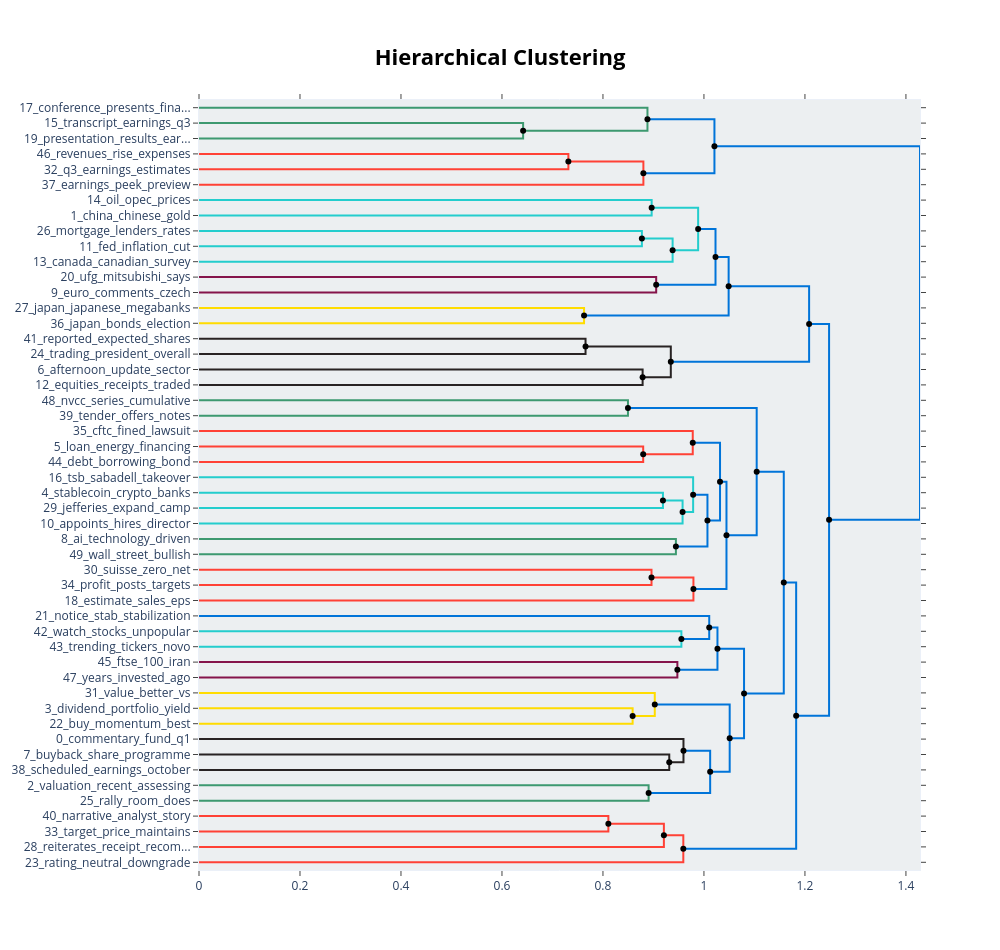

The notebook cell saved with this chart:
### Code cell
hierarchical_topics = topic_model.hierarchical_topics(train_docs)
fig = topic_model.visualize_hierarchy(hierarchical_topics=hierarchical_topics)
fig.show()

print("💡 This shows the hierarchical structure of topics")

### Figure 1 — Plotly figure (JSON) as saved in the notebook; plotly's stock layout.template omitted (floating-point values rounded to 4 significant figures)
{"data": [{"hoverinfo": "text", "marker": {"color": "rgb(61,153,112)"}, "mode": "lines", "text": ["transcript_earnings_q3_2025_plc", "", "", "presentation_results_earnings_q2_genworth"], "type": "scatter", "x": [0.0, 0.6419, 0.6419, 0.0], "xaxis": "x", "y": [-15.0, -15.0, -25.0, -25.0], "yaxis": "y"}, {"hoverinfo": "text", "marker": {"color": "rgb(61,153,112)"}, "mode": "lines", "text": ["conference_presents_financials_transcript_annual", "", "", "transcript_earnings_presentation_results_q3"], "type": "scatter", "x": [0.0, 0.8881, 0.8881, 0.6419], "xaxis": "x", "y": [-5.0, -5.0, -20.0, -20.0], "yaxis": "y"}, {"hoverinfo": "text", "marker": {"color": "rgb(255,65,54)"}, "mode": "lines", "text": ["revenues_rise_expenses_earnings_unibanco", "", "", "q3_earnings_estimates_revenue_voya"], "type": "scatter", "x": [0.0, 0.7315, 0.7315, 0.0], "xaxis": "x", "y": [-35.0, -35.0, -45.0, -45.0], "yaxis": "y"}, {"hoverinfo": "text", "marker": {"color": "rgb(255,65,54)"}, "mode": "lines", "text": ["revenues_earnings_q3_rise_expenses", "", "", "earnings_peek_preview_future_solid"], "type": "scatter", "x": [0.7315, 0.8801, 0.8801, 0.0], "xaxis": "x", "y": [-40.0, -40.0, -55.0, -55.0], "yaxis": "y"}, {"hoverinfo": "text", "marker": {"color": "rgb(0,116,217)"}, "mode": "lines", "text": ["transcript_conference_earnings_presents_presentation", "", "", "earnings_revenues_q3_rise_estimates"], "type": "scatter", "x": [0.8881, 1.021, 1.021, 0.8801], "xaxis": "x", "y": [-12.5, -12.5, -47.5, -47.5], "yaxis": "y"}, {"hoverinfo": "text", "marker": {"color": "rgb(35,205,205)"}, "mode": "lines", "text": ["oil_opec_prices_russian_supply", "", "", "china_chinese_gold_stimulus_pboc"], "type": "scatter", "x": [0.0, 0.8964, 0.8964, 0.0], "xaxis": "x", "y": [-65.0, -65.0, -75.0, -75.0], "yaxis": "y"}, {"hoverinfo": "text", "marker": {"color": "rgb(35,205,205)"}, "mode": "lines", "text": ["mortgage_lenders_rates_england_nationwide", "", "", "fed_inflation_cut_yields_treasury"], "type": "scatter", "x": [0.0, 0.8771, 0.8771, 0.0], "xaxis": "x", "y": [-85.0, -85.0, -95.0, -95.0], "yaxis": "y"}, {"hoverinfo": "text", "marker": {"color": "rgb(35,205,205)"}, "mode": "lines", "text": ["mortgage_rates_fed_lenders_cut", "", "", "canada_canadian_survey_canadians_finds"], "type": "scatter", "x": [0.8771, 0.938, 0.938, 0.0], "xaxis": "x", "y": [-90.0, -90.0, -105.0, -105.0], "yaxis": "y"}, {"hoverinfo": "text", "marker": {"color": "rgb(35,205,205)"}, "mode": "lines", "text": ["china_oil_chinese_gold_stimulus", "", "", "mortgage_rates_fed_cut_lenders"], "type": "scatter", "x": [0.8964, 0.9885, 0.9885, 0.938], "xaxis": "x", "y": [-70.0, -70.0, -97.5, -97.5], "yaxis": "y"}, {"hoverinfo": "text", "marker": {"color": "rgb(133,20,75)"}, "mode": "lines", "text": ["ufg_mitsubishi_says_yen_zealand", "", "", "euro_comments_czech_zloty_koruna"], "type": "scatter", "x": [0.0, 0.9054, 0.9054, 0.0], "xaxis": "x", "y": [-115.0, -115.0, -125.0, -125.0], "yaxis": "y"}, {"hoverinfo": "text", "marker": {"color": "rgb(0,116,217)"}, "mode": "lines", "text": ["china_oil_chinese_mortgage_gold", "", "", "euro_comments_ufg_mitsubishi_czech"], "type": "scatter", "x": [0.9885, 1.023, 1.023, 0.9054], "xaxis": "x", "y": [-83.75, -83.75, -120.0, -120.0], "yaxis": "y"}, {"hoverinfo": "text", "marker": {"color": "rgb(255,220,0)"}, "mode": "lines", "text": ["japan_japanese_megabanks_higher_party", "", "", "japan_bonds_election_bond_auction"], "type": "scatter", "x": [0.0, 0.7625, 0.7625, 0.0], "xaxis": "x", "y": [-135.0, -135.0, -145.0, -145.0], "yaxis": "y"}, {"hoverinfo": "text", "marker": {"color": "rgb(0,116,217)"}, "mode": "lines", "text": ["china_comments_oil_euro_ufg", "", "", "japan_japanese_megabanks_bonds_election"], "type": "scatter", "x": [1.023, 1.049, 1.049, 0.7625], "xaxis": "x", "y": [-101.9, -101.9, -140.0, -140.0], "yaxis": "y"}, {"hoverinfo": "text", "marker": {"color": "rgb(40,35,35)"}, "mode": "lines", "text": ["reported_expected_shares_trading_better", "", "", "trading_president_overall_lower_shares"], "type": "scatter", "x": [0.0, 0.7655, 0.7655, 0.0], "xaxis": "x", "y": [-155.0, -155.0, -165.0, -165.0], "yaxis": "y"}, {"hoverinfo": "text", "marker": {"color": "rgb(40,35,35)"}, "mode": "lines", "text": ["afternoon_update_sector_financial_stocks", "", "", "equities_receipts_traded_american_depositary"], "type": "scatter", "x": [0.0, 0.8785, 0.8785, 0.0], "xaxis": "x", "y": [-175.0, -175.0, -185.0, -185.0], "yaxis": "y"}, {"hoverinfo": "text", "marker": {"color": "rgb(40,35,35)"}, "mode": "lines", "text": ["trading_shares_lower_higher_reported", "", "", "traded_afternoon_update_equities_receipts"], "type": "scatter", "x": [0.7655, 0.9344, 0.9344, 0.8785], "xaxis": "x", "y": [-160.0, -160.0, -180.0, -180.0], "yaxis": "y"}, {"hoverinfo": "text", "marker": {"color": "rgb(0,116,217)"}, "mode": "lines", "text": ["china_comments_oil_euro_rates", "", "", "trading_traded_afternoon_update_sector"], "type": "scatter", "x": [1.049, 1.208, 1.208, 0.9344], "xaxis": "x", "y": [-120.9, -120.9, -170.0, -170.0], "yaxis": "y"}, {"hoverinfo": "text", "marker": {"color": "rgb(61,153,112)"}, "mode": "lines", "text": ["nvcc_series_cumulative_preferred_reset", "", "", "tender_offers_notes_cash_announces"], "type": "scatter", "x": [0.0, 0.8495, 0.8495, 0.0], "xaxis": "x", "y": [-195.0, -195.0, -205.0, -205.0], "yaxis": "y"}, {"hoverinfo": "text", "marker": {"color": "rgb(255,65,54)"}, "mode": "lines", "text": ["loan_energy_financing_secures_debt", "", "", "debt_borrowing_bond_treasury_trillion"], "type": "scatter", "x": [0.0, 0.8797, 0.8797, 0.0], "xaxis": "x", "y": [-225.0, -225.0, -235.0, -235.0], "yaxis": "y"}, {"hoverinfo": "text", "marker": {"color": "rgb(255,65,54)"}, "mode": "lines", "text": ["cftc_fined_lawsuit_compliance_1mdb", "", "", "loan_debt_energy_financing_secures"], "type": "scatter", "x": [0.0, 0.9778, 0.9778, 0.8797], "xaxis": "x", "y": [-215.0, -215.0, -230.0, -230.0], "yaxis": "y"}, {"hoverinfo": "text", "marker": {"color": "rgb(35,205,205)"}, "mode": "lines", "text": ["stablecoin_crypto_banks_major_swift", "", "", "jefferies_expand_camp_investment_strategic"], "type": "scatter", "x": [0.0, 0.9188, 0.9188, 0.0], "xaxis": "x", "y": [-255.0, -255.0, -265.0, -265.0], "yaxis": "y"}, {"hoverinfo": "text", "marker": {"color": "rgb(35,205,205)"}, "mode": "lines", "text": ["stablecoin_crypto_banks_major_swift", "", "", "appoints_hires_director_senior_executive"], "type": "scatter", "x": [0.9188, 0.9577, 0.9577, 0.0], "xaxis": "x", "y": [-260.0, -260.0, -275.0, -275.0], "yaxis": "y"}, {"hoverinfo": "text", "marker": {"color": "rgb(35,205,205)"}, "mode": "lines", "text": ["tsb_sabadell_takeover_bbva_sale", "", "", "stablecoin_crypto_appoints_banks_hires"], "type": "scatter", "x": [0.0, 0.9786, 0.9786, 0.9577], "xaxis": "x", "y": [-245.0, -245.0, -267.5, -267.5], "yaxis": "y"}, {"hoverinfo": "text", "marker": {"color": "rgb(61,153,112)"}, "mode": "lines", "text": ["ai_technology_driven_innovation_joins", "", "", "wall_street_bullish_bulls_contained"], "type": "scatter", "x": [0.0, 0.9444, 0.9444, 0.0], "xaxis": "x", "y": [-285.0, -285.0, -295.0, -295.0], "yaxis": "y"}, {"hoverinfo": "text", "marker": {"color": "rgb(0,116,217)"}, "mode": "lines", "text": ["stablecoin_tsb_crypto_sabadell_appoints", "", "", "ai_wall_street_technology_driven"], "type": "scatter", "x": [0.9786, 1.007, 1.007, 0.9444], "xaxis": "x", "y": [-256.2, -256.2, -290.0, -290.0], "yaxis": "y"}, {"hoverinfo": "text", "marker": {"color": "rgb(0,116,217)"}, "mode": "lines", "text": ["loan_debt_million_energy_billion", "", "", "ai_stablecoin_tsb_crypto_sabadell"], "type": "scatter", "x": [0.9778, 1.032, 1.032, 1.007], "xaxis": "x", "y": [-222.5, -222.5, -273.1, -273.1], "yaxis": "y"}, {"hoverinfo": "text", "marker": {"color": "rgb(255,65,54)"}, "mode": "lines", "text": ["suisse_zero_net_banking_integration", "", "", "profit_posts_targets_rote_2028"], "type": "scatter", "x": [0.0, 0.8961, 0.8961, 0.0], "xaxis": "x", "y": [-305.0, -305.0, -315.0, -315.0], "yaxis": "y"}, {"hoverinfo": "text", "marker": {"color": "rgb(255,65,54)"}, "mode": "lines", "text": ["profit_net_suisse_zero_targets", "", "", "estimate_sales_eps_beats_adj"], "type": "scatter", "x": [0.8961, 0.9792, 0.9792, 0.0], "xaxis": "x", "y": [-310.0, -310.0, -325.0, -325.0], "yaxis": "y"}, {"hoverinfo": "text", "marker": {"color": "rgb(0,116,217)"}, "mode": "lines", "text": ["ai_stablecoin_billion_tsb_debt", "", "", "estimate_sales_eps_beats_adj"], "type": "scatter", "x": [1.032, 1.045, 1.045, 0.9792], "xaxis": "x", "y": [-247.8, -247.8, -317.5, -317.5], "yaxis": "y"}, {"hoverinfo": "text", "marker": {"color": "rgb(0,116,217)"}, "mode": "lines", "text": ["nvcc_series_announces_notes_tender", "", "", "estimate_ai_sales_eps_stablecoin"], "type": "scatter", "x": [0.8495, 1.104, 1.104, 1.045], "xaxis": "x", "y": [-200.0, -200.0, -282.7, -282.7], "yaxis": "y"}, {"hoverinfo": "text", "marker": {"color": "rgb(35,205,205)"}, "mode": "lines", "text": ["watch_stocks_unpopular_astrazeneca_microsoft", "", "", "trending_tickers_novo_nordisk_snowflake"], "type": "scatter", "x": [0.0, 0.9553, 0.9553, 0.0], "xaxis": "x", "y": [-345.0, -345.0, -355.0, -355.0], "yaxis": "y"}, {"hoverinfo": "text", "marker": {"color": "rgb(0,116,217)"}, "mode": "lines", "text": ["notice_stab_stabilization_primary_pre", "", "", "trending_tickers_watch_astrazeneca_apple"], "type": "scatter", "x": [0.0, 1.01, 1.01, 0.9553], "xaxis": "x", "y": [-335.0, -335.0, -350.0, -350.0], "yaxis": "y"}, {"hoverinfo": "text", "marker": {"color": "rgb(133,20,75)"}, "mode": "lines", "text": ["ftse_100_iran_live_nerves", "", "", "years_invested_ago_today_worth"], "type": "scatter", "x": [0.0, 0.9474, 0.9474, 0.0], "xaxis": "x", "y": [-365.0, -365.0, -375.0, -375.0], "yaxis": "y"}, {"hoverinfo": "text", "marker": {"color": "rgb(0,116,217)"}, "mode": "lines", "text": ["stab_notice_stabilization_trending_tickers", "", "", "ftse_years_invested_100_ago"], "type": "scatter", "x": [1.01, 1.027, 1.027, 0.9474], "xaxis": "x", "y": [-342.5, -342.5, -370.0, -370.0], "yaxis": "y"}, {"hoverinfo": "text", "marker": {"color": "rgb(255,220,0)"}, "mode": "lines", "text": ["dividend_portfolio_yield_10_stocks", "", "", "buy_momentum_best_oct_stocks"], "type": "scatter", "x": [0.0, 0.8588, 0.8588, 0.0], "xaxis": "x", "y": [-395.0, -395.0, -405.0, -405.0], "yaxis": "y"}, {"hoverinfo": "text", "marker": {"color": "rgb(255,220,0)"}, "mode": "lines", "text": ["value_better_vs_stock_right", "", "", "dividend_stocks_portfolio_buy_yield"], "type": "scatter", "x": [0.0, 0.9026, 0.9026, 0.8588], "xaxis": "x", "y": [-385.0, -385.0, -400.0, -400.0], "yaxis": "y"}, {"hoverinfo": "text", "marker": {"color": "rgb(40,35,35)"}, "mode": "lines", "text": ["buyback_share_programme_voting_rights", "", "", "scheduled_earnings_october_29_2025"], "type": "scatter", "x": [0.0, 0.9313, 0.9313, 0.0], "xaxis": "x", "y": [-425.0, -425.0, -435.0, -435.0], "yaxis": "y"}, {"hoverinfo": "text", "marker": {"color": "rgb(40,35,35)"}, "mode": "lines", "text": ["commentary_fund_q1_international_2025", "", "", "buyback_scheduled_share_programme_voting"], "type": "scatter", "x": [0.0, 0.9594, 0.9594, 0.9313], "xaxis": "x", "y": [-415.0, -415.0, -430.0, -430.0], "yaxis": "y"}, {"hoverinfo": "text", "marker": {"color": "rgb(61,153,112)"}, "mode": "lines", "text": ["valuation_recent_assessing_share_dbk", "", "", "rally_room_does_signal_meme"], "type": "scatter", "x": [0.0, 0.8904, 0.8904, 0.0], "xaxis": "x", "y": [-445.0, -445.0, -455.0, -455.0], "yaxis": "y"}, {"hoverinfo": "text", "marker": {"color": "rgb(0,116,217)"}, "mode": "lines", "text": ["commentary_fund_2025_q1_international", "", "", "valuation_recent_rally_share_assessing"], "type": "scatter", "x": [0.9594, 1.012, 1.012, 0.8904], "xaxis": "x", "y": [-422.5, -422.5, -450.0, -450.0], "yaxis": "y"}, {"hoverinfo": "text", "marker": {"color": "rgb(0,116,217)"}, "mode": "lines", "text": ["dividend_value_stocks_buy_stock", "", "", "commentary_fund_2025_share_valuation"], "type": "scatter", "x": [0.9026, 1.051, 1.051, 1.012], "xaxis": "x", "y": [-392.5, -392.5, -436.2, -436.2], "yaxis": "y"}, {"hoverinfo": "text", "marker": {"color": "rgb(0,116,217)"}, "mode": "lines", "text": ["stab_notice_stabilization_trending_tickers", "", "", "commentary_dividend_fund_2025_share"], "type": "scatter", "x": [1.027, 1.079, 1.079, 1.051], "xaxis": "x", "y": [-356.2, -356.2, -414.4, -414.4], "yaxis": "y"}, {"hoverinfo": "text", "marker": {"color": "rgb(0,116,217)"}, "mode": "lines", "text": ["estimate_ai_sales_eps_announces", "", "", "commentary_dividend_fund_2025_stock"], "type": "scatter", "x": [1.104, 1.158, 1.158, 1.079], "xaxis": "x", "y": [-241.3, -241.3, -385.3, -385.3], "yaxis": "y"}, {"hoverinfo": "text", "marker": {"color": "rgb(255,65,54)"}, "mode": "lines", "text": ["narrative_analyst_story_upgrades_evolving", "", "", "target_price_maintains_raises_decreased"], "type": "scatter", "x": [0.0, 0.8107, 0.8107, 0.0], "xaxis": "x", "y": [-465.0, -465.0, -475.0, -475.0], "yaxis": "y"}, {"hoverinfo": "text", "marker": {"color": "rgb(255,65,54)"}, "mode": "lines", "text": ["target_price_narrative_analyst_upgrades", "", "", "reiterates_receipt_recommendation_plc_depositary"], "type": "scatter", "x": [0.8107, 0.9207, 0.9207, 0.0], "xaxis": "x", "y": [-470.0, -470.0, -485.0, -485.0], "yaxis": "y"}, {"hoverinfo": "text", "marker": {"color": "rgb(255,65,54)"}, "mode": "lines", "text": ["target_receipt_price_upgrades_reiterates", "", "", "rating_neutral_downgrade_downgraded_downgrades"], "type": "scatter", "x": [0.9207, 0.9591, 0.9591, 0.0], "xaxis": "x", "y": [-477.5, -477.5, -495.0, -495.0], "yaxis": "y"}, {"hoverinfo": "text", "marker": {"color": "rgb(0,116,217)"}, "mode": "lines", "text": ["commentary_2025_fund_dividend_stock", "", "", "target_receipt_neutral_price_upgrades"], "type": "scatter", "x": [1.158, 1.183, 1.183, 0.9591], "xaxis": "x", "y": [-313.3, -313.3, -486.2, -486.2], "yaxis": "y"}, {"hoverinfo": "text", "marker": {"color": "rgb(0,116,217)"}, "mode": "lines", "text": ["trading_higher_china_update_traded", "", "", "commentary_2025_fund_dividend_stock"], "type": "scatter", "x": [1.208, 1.248, 1.248, 1.183], "xaxis": "x", "y": [-145.5, -145.5, -399.8, -399.8], "yaxis": "y"}, {"hoverinfo": "text", "marker": {"color": "rgb(0,116,217)"}, "mode": "lines", "text": ["earnings_transcript_q3_conference_presents", "", "", "stocks_trading_commentary_2025_shares"], "type": "scatter", "x": [1.021, 1.428, 1.428, 1.248], "xaxis": "x", "y": [-30.0, -30.0, -272.6, -272.6], "yaxis": "y"}, {"hoverinfo": "text", "hovertext": ["revenues_earnings_q3_rise_expenses", "transcript_conference_earnings_presents_presentation", "mortgage_rates_fed_lenders_cut", "china_oil_chinese_gold_stimulus", "china_oil_chinese_mortgage_gold", "china_comments_oil_euro_ufg", "trading_shares_lower_higher_reported", "china_comments_oil_euro_rates", "stablecoin_crypto_banks_major_swift", "stablecoin_tsb_crypto_sabadell_appoints", "loan_debt_million_energy_billion", "profit_net_suisse_zero_targets", "ai_stablecoin_billion_tsb_debt", "nvcc_series_announces_notes_tender", "stab_notice_stabilization_trending_tickers", "commentary_fund_2025_q1_international", "dividend_value_stocks_buy_stock", "stab_notice_stabilization_trending_tickers", "estimate_ai_sales_eps_announces", "target_price_narrative_analyst_upgrades", "target_receipt_price_upgrades_reiterates", "commentary_2025_fund_dividend_stock", "trading_higher_china_update_traded", "earnings_transcript_q3_conference_presents"], "marker": {"color": "black"}, "mode": "markers", "showlegend": false, "type": "scatter", "x": [0.7315, 0.8881, 0.8771, 0.8964, 0.9885, 1.023, 0.7655, 1.049, 0.9188, 0.9786, 0.9778, 0.8961, 1.032, 0.8495, 1.01, 0.9594, 0.9026, 1.027, 1.104, 0.8107, 0.9207, 1.158, 1.208, 1.021], "y": [-40, -12.5, -90, -70, -83.75, -101.9, -160, -120.9, -260, -256.2, -222.5, -310, -247.8, -200, -342.5, -422.5, -392.5, -356.2, -241.3, -470, -477.5, -313.3, -145.5, -30]}, {"hoverinfo": "text", "hovertext": ["transcript_earnings_presentation_results_q3", "earnings_revenues_q3_rise_estimates", "mortgage_rates_fed_cut_lenders", "euro_comments_ufg_mitsubishi_czech", "japan_japanese_megabanks_bonds_election", "traded_afternoon_update_equities_receipts", "trading_traded_afternoon_update_sector", "loan_debt_energy_financing_secures", "stablecoin_crypto_appoints_banks_hires", "ai_wall_street_technology_driven", "ai_stablecoin_tsb_crypto_sabadell", "estimate_sales_eps_beats_adj", "estimate_ai_sales_eps_stablecoin", "trending_tickers_watch_astrazeneca_apple", "ftse_years_invested_100_ago", "dividend_stocks_portfolio_buy_yield", "buyback_scheduled_share_programme_voting", "valuation_recent_rally_share_assessing", "commentary_fund_2025_share_valuation", "commentary_dividend_fund_2025_share", "commentary_dividend_fund_2025_stock", "target_receipt_neutral_price_upgrades", "commentary_2025_fund_dividend_stock", "stocks_trading_commentary_2025_shares"], "marker": {"color": "black"}, "mode": "markers", "showlegend": false, "type": "scatter", "x": [0.6419, 0.8801, 0.938, 0.9054, 0.7625, 0.8785, 0.9344, 0.8797, 0.9577, 0.9444, 1.007, 0.9792, 1.045, 0.9553, 0.9474, 0.8588, 0.9313, 0.8904, 1.012, 1.051, 1.079, 0.9591, 1.183, 1.248], "y": [-20, -47.5, -97.5, -120, -140, -180, -170, -230, -267.5, -290, -273.1, -317.5, -282.7, -350, -370, -400, -430, -450, -436.2, -414.4, -385.3, -486.2, -399.8, -272.6]}], "layout": {"autosize": false, "height": 950, "hoverlabel": {"bgcolor": "white", "font": {"family": "Rockwell", "size": 16}}, "hovermode": "closest", "plot_bgcolor": "#ECEFF1", "showlegend": false, "title": {"font": {"color": "Black", "size": 22}, "text": "<b>Hierarchical Clustering</b>", "x": 0.5, "xanchor": "center", "yanchor": "top"}, "width": 1000, "xaxis": {"mirror": "allticks", "rangemode": "tozero", "showgrid": false, "showline": true, "showticklabels": true, "ticks": "outside", "type": "linear", "zeroline": false}, "yaxis": {"mirror": "allticks", "range": [-500, 0], "rangemode": "tozero", "showgrid": false, "showline": true, "showticklabels": true, "tickmode": "array", "ticks": "outside", "ticktext": ["17_conference_presents_fina...", "15_transcript_earnings_q3", "19_presentation_results_ear...", "46_revenues_rise_expenses", "32_q3_earnings_estimates", "37_earnings_peek_preview", "14_oil_opec_prices", "1_china_chinese_gold", "26_mortgage_lenders_rates", "11_fed_inflation_cut", "13_canada_canadian_survey", "20_ufg_mitsubishi_says", "9_euro_comments_czech", "27_japan_japanese_megabanks", "36_japan_bonds_election", "41_reported_expected_shares", "24_trading_president_overall", "6_afternoon_update_sector", "12_equities_receipts_traded", "48_nvcc_series_cumulative", "39_tender_offers_notes", "35_cftc_fined_lawsuit", "5_loan_energy_financing", "44_debt_borrowing_bond", "16_tsb_sabadell_takeover", "4_stablecoin_crypto_banks", "29_jefferies_expand_camp", "10_appoints_hires_director", "8_ai_technology_driven", "49_wall_street_bullish", "30_suisse_zero_net", "34_profit_posts_targets", "18_estimate_sales_eps", "21_notice_stab_stabilization", "42_watch_stocks_unpopular", "43_trending_tickers_novo", "45_ftse_100_iran", "47_years_invested_ago", "31_value_better_vs", "3_dividend_portfolio_yield", "22_buy_momentum_best", "0_commentary_fund_q1", "7_buyback_share_programme", "38_scheduled_earnings_october", "2_valuation_recent_assessing", "25_rally_room_does", "40_narrative_analyst_story", "33_target_price_maintains", "28_reiterates_receipt_recom...", "23_rating_neutral_downgrade"], "tickvals": [-5, -15, -25, -35, -45, -55, -65, -75, -85, -95, -105, -115, -125, -135, -145, -155, -165, -175, -185, -195, -205, -215, -225, -235, -245, -255, -265, -275, -285, -295, -305, -315, -325, -335, -345, -355, -365, -375, -385, -395, -405, -415, -425, -435, -445, -455, -465, -475, -485, -495], "type": "linear", "zeroline": false}}}
